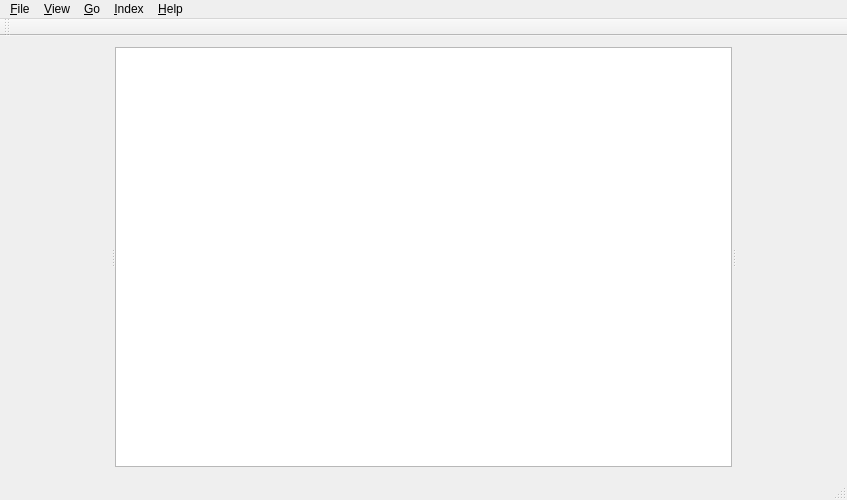
<?xml version="1.0" encoding="UTF-8"?>
<ui version="4.0">
 <class>MainWindow</class>
 <widget class="QMainWindow" name="MainWindow">
  <property name="geometry">
   <rect>
    <x>0</x>
    <y>0</y>
    <width>847</width>
    <height>500</height>
   </rect>
  </property>
  <property name="windowTitle">
   <string>DjView for Poliqarp</string>
  </property>
  <widget class="QWidget" name="centralWidget">
   <layout class="QVBoxLayout" name="verticalLayout">
    <item>
     <widget class="QSplitter" name="mainSplitter">
      <property name="orientation">
       <enum>Qt::Horizontal</enum>
      </property>
      <widget class="PoliqarpWidget" name="poliqarpWidget" native="true"/>
      <widget class="QStackedWidget" name="stackWidget">
       <property name="sizePolicy">
        <sizepolicy hsizetype="Expanding" vsizetype="Expanding">
         <horstretch>1</horstretch>
         <verstretch>0</verstretch>
        </sizepolicy>
       </property>
       <property name="currentIndex">
        <number>0</number>
       </property>
       <widget class="QTextBrowser" name="corpusBrowser">
        <property name="openExternalLinks">
         <bool>true</bool>
        </property>
       </widget>
       <widget class="DjVuWidget" name="djvuWidget"/>
      </widget>
      <widget class="IndexWidget" name="indexWidget" native="true"/>
     </widget>
    </item>
   </layout>
  </widget>
  <widget class="QMenuBar" name="menuBar">
   <property name="geometry">
    <rect>
     <x>0</x>
     <y>0</y>
     <width>847</width>
     <height>22</height>
    </rect>
   </property>
   <widget class="QMenu" name="menuFile">
    <property name="title">
     <string>&amp;File</string>
    </property>
    <addaction name="actionConfigure"/>
    <addaction name="actionExportResults"/>
    <addaction name="actionExportResultsAs"/>
    <addaction name="separator"/>
    <addaction name="actionQuit"/>
   </widget>
   <widget class="QMenu" name="menuHelp">
    <property name="title">
     <string>&amp;Help</string>
    </property>
    <addaction name="actionHelp"/>
    <addaction name="actionWelcome"/>
    <addaction name="actionHelpAbout"/>
    <addaction name="separator"/>
    <addaction name="actionShowLogs"/>
   </widget>
   <widget class="QMenu" name="menu_View">
    <property name="title">
     <string>&amp;View</string>
    </property>
    <widget class="QMenu" name="menuZoom">
     <property name="title">
      <string>&amp;Zoom</string>
     </property>
     <addaction name="actionZoomIn"/>
     <addaction name="actionZoomOut"/>
     <addaction name="separator"/>
     <addaction name="actionZoomOneToOne"/>
     <addaction name="actionZoomFitWidth"/>
     <addaction name="actionZoomFitPage"/>
     <addaction name="separator"/>
     <addaction name="actionZoom300"/>
     <addaction name="actionZoom200"/>
     <addaction name="actionZoom150"/>
     <addaction name="actionZoom100"/>
     <addaction name="actionZoom75"/>
     <addaction name="actionZoom50"/>
    </widget>
    <widget class="QMenu" name="menuRotate">
     <property name="title">
      <string>&amp;Rotate</string>
     </property>
     <addaction name="actionRotateLeft"/>
     <addaction name="actionRotateRight"/>
     <addaction name="separator"/>
     <addaction name="actionRotate0"/>
     <addaction name="actionRotate90"/>
     <addaction name="actionRotate180"/>
     <addaction name="actionRotate270"/>
    </widget>
    <addaction name="menuZoom"/>
    <addaction name="menuRotate"/>
    <addaction name="actionViewContinuous"/>
    <addaction name="actionViewSideBySide"/>
    <addaction name="separator"/>
    <addaction name="actionViewSidebar"/>
    <addaction name="actionViewIndex"/>
   </widget>
   <widget class="QMenu" name="menuGo">
    <property name="title">
     <string>&amp;Go</string>
    </property>
    <addaction name="actionGoToFirstPage"/>
    <addaction name="actionGoToLastPage"/>
    <addaction name="actionGoToNextPage"/>
    <addaction name="actionGoToPreviousPage"/>
    <addaction name="separator"/>
    <addaction name="actionScrollForward"/>
    <addaction name="actionScrollBackward"/>
   </widget>
   <widget class="QMenu" name="menu_Index">
    <property name="title">
     <string>&amp;Index</string>
    </property>
    <addaction name="actionPreviousEntry"/>
    <addaction name="actionNextEntry"/>
    <addaction name="separator"/>
    <addaction name="actionIndexOpen"/>
    <addaction name="actionIndexReload"/>
    <addaction name="actionIndexSave"/>
    <addaction name="actionIndexClose"/>
   </widget>
   <addaction name="menuFile"/>
   <addaction name="menu_View"/>
   <addaction name="menuGo"/>
   <addaction name="menu_Index"/>
   <addaction name="menuHelp"/>
  </widget>
  <widget class="QToolBar" name="mainToolBar">
   <attribute name="toolBarArea">
    <enum>TopToolBarArea</enum>
   </attribute>
   <attribute name="toolBarBreak">
    <bool>false</bool>
   </attribute>
  </widget>
  <widget class="QStatusBar" name="statusBar"/>
  <action name="actionQuit">
   <property name="text">
    <string>&amp;Quit</string>
   </property>
   <property name="shortcut">
    <string notr="true"/>
   </property>
  </action>
  <action name="actionHelpAbout">
   <property name="text">
    <string>&amp;About...</string>
   </property>
   <property name="shortcut">
    <string notr="true"/>
   </property>
   <property name="menuRole">
    <enum>QAction::AboutRole</enum>
   </property>
  </action>
  <action name="actionZoomIn">
   <property name="text">
    <string>Zoom &amp;in</string>
   </property>
   <property name="shortcut">
    <string notr="true">+</string>
   </property>
  </action>
  <action name="actionZoomOut">
   <property name="text">
    <string>Zoom &amp;out</string>
   </property>
   <property name="shortcut">
    <string notr="true">-</string>
   </property>
  </action>
  <action name="actionZoomOneToOne">
   <property name="text">
    <string>One &amp;to one</string>
   </property>
   <property name="shortcut">
    <string notr="true"/>
   </property>
  </action>
  <action name="actionZoomFitWidth">
   <property name="text">
    <string>Fit &amp;Width</string>
   </property>
   <property name="shortcut">
    <string notr="true">W</string>
   </property>
  </action>
  <action name="actionZoomFitPage">
   <property name="text">
    <string>Fit &amp;Page</string>
   </property>
   <property name="shortcut">
    <string notr="true">P</string>
   </property>
  </action>
  <action name="actionZoom300">
   <property name="text">
    <string>&amp;300%</string>
   </property>
   <property name="shortcut">
    <string notr="true">3</string>
   </property>
  </action>
  <action name="actionZoom200">
   <property name="text">
    <string>&amp;200%</string>
   </property>
   <property name="shortcut">
    <string notr="true">2</string>
   </property>
  </action>
  <action name="actionZoom150">
   <property name="text">
    <string>150%</string>
   </property>
   <property name="shortcut">
    <string notr="true"/>
   </property>
  </action>
  <action name="actionZoom100">
   <property name="text">
    <string>&amp;100%</string>
   </property>
   <property name="shortcut">
    <string notr="true">1</string>
   </property>
  </action>
  <action name="actionZoom75">
   <property name="text">
    <string>&amp;75%</string>
   </property>
   <property name="shortcut">
    <string notr="true"/>
   </property>
  </action>
  <action name="actionZoom50">
   <property name="text">
    <string>&amp;50%</string>
   </property>
   <property name="shortcut">
    <string notr="true"/>
   </property>
  </action>
  <action name="actionRotateLeft">
   <property name="text">
    <string>Rotate &amp;left</string>
   </property>
   <property name="shortcut">
    <string notr="true">Ctrl+Left</string>
   </property>
  </action>
  <action name="actionRotateRight">
   <property name="text">
    <string>Rotate &amp;right</string>
   </property>
   <property name="shortcut">
    <string notr="true">Ctrl+Right</string>
   </property>
  </action>
  <action name="actionRotate90">
   <property name="text">
    <string>Rotate &amp;90°</string>
   </property>
   <property name="shortcut">
    <string notr="true"/>
   </property>
  </action>
  <action name="actionRotate180">
   <property name="text">
    <string>Rotate &amp;180°</string>
   </property>
   <property name="shortcut">
    <string notr="true"/>
   </property>
  </action>
  <action name="actionRotate270">
   <property name="text">
    <string>Rotate &amp;270°</string>
   </property>
   <property name="shortcut">
    <string notr="true"/>
   </property>
  </action>
  <action name="actionRotate0">
   <property name="text">
    <string>Rotate &amp;0°</string>
   </property>
   <property name="shortcut">
    <string notr="true"/>
   </property>
  </action>
  <action name="actionViewContinuous">
   <property name="checkable">
    <bool>true</bool>
   </property>
   <property name="text">
    <string>&amp;Continuous</string>
   </property>
   <property name="shortcut">
    <string notr="true">F4</string>
   </property>
  </action>
  <action name="actionViewSideBySide">
   <property name="checkable">
    <bool>true</bool>
   </property>
   <property name="text">
    <string>&amp;Side by side</string>
   </property>
   <property name="shortcut">
    <string notr="true">F5</string>
   </property>
  </action>
  <action name="actionGoToFirstPage">
   <property name="text">
    <string>&amp;First page</string>
   </property>
   <property name="shortcut">
    <string notr="true">Ctrl+Home</string>
   </property>
  </action>
  <action name="actionGoToLastPage">
   <property name="text">
    <string>&amp;Last page</string>
   </property>
   <property name="shortcut">
    <string notr="true">Ctrl+End</string>
   </property>
  </action>
  <action name="actionGoToNextPage">
   <property name="text">
    <string>&amp;Next page</string>
   </property>
   <property name="shortcut">
    <string notr="true">PgDown</string>
   </property>
  </action>
  <action name="actionGoToPreviousPage">
   <property name="text">
    <string>Previous page</string>
   </property>
   <property name="shortcut">
    <string notr="true">PgUp</string>
   </property>
  </action>
  <action name="actionGoBackward">
   <property name="text">
    <string>&amp;Backward</string>
   </property>
   <property name="shortcut">
    <string notr="true"/>
   </property>
  </action>
  <action name="actionGoForward">
   <property name="text">
    <string>&amp;Forward</string>
   </property>
   <property name="shortcut">
    <string notr="true"/>
   </property>
  </action>
  <action name="actionFileOpenLocation">
   <property name="text">
    <string>Open &amp;location</string>
   </property>
   <property name="toolTip">
    <string>Open location</string>
   </property>
   <property name="shortcut">
    <string notr="true"/>
   </property>
  </action>
  <action name="actionViewSidebar">
   <property name="checkable">
    <bool>true</bool>
   </property>
   <property name="checked">
    <bool>true</bool>
   </property>
   <property name="text">
    <string>Toggle Poliqarp sidebar</string>
   </property>
   <property name="toolTip">
    <string>Toggle Poliqarp sidebar</string>
   </property>
   <property name="shortcut">
    <string>Ctrl+Shift+P</string>
   </property>
  </action>
  <action name="actionConfigure">
   <property name="text">
    <string>&amp;Configure...</string>
   </property>
   <property name="shortcut">
    <string notr="true"/>
   </property>
   <property name="menuRole">
    <enum>QAction::PreferencesRole</enum>
   </property>
  </action>
  <action name="actionShowLogs">
   <property name="text">
    <string>Show &amp;logs</string>
   </property>
   <property name="shortcut">
    <string notr="true"/>
   </property>
  </action>
  <action name="actionHelp">
   <property name="checkable">
    <bool>true</bool>
   </property>
   <property name="text">
    <string>&amp;Help</string>
   </property>
   <property name="shortcut">
    <string notr="true">F1</string>
   </property>
  </action>
  <action name="actionWelcome">
   <property name="text">
    <string>Show welcome document</string>
   </property>
   <property name="shortcut">
    <string notr="true"/>
   </property>
  </action>
  <action name="actionExportResults">
   <property name="text">
    <string>Export to CSV</string>
   </property>
   <property name="shortcut">
    <string notr="true">Ctrl+S</string>
   </property>
  </action>
  <action name="actionAddEntry">
   <property name="text">
    <string>Add index entry</string>
   </property>
   <property name="toolTip">
    <string>Add new index entry</string>
   </property>
   <property name="shortcut">
    <string notr="true"/>
   </property>
  </action>
  <action name="actionUpdateEntry">
   <property name="text">
    <string>Update index entry</string>
   </property>
   <property name="toolTip">
    <string>Update region for index entry </string>
   </property>
   <property name="shortcut">
    <string notr="true"/>
   </property>
  </action>
  <action name="actionScrollForward">
   <property name="text">
    <string>Forward</string>
   </property>
   <property name="shortcut">
    <string notr="true">Space</string>
   </property>
  </action>
  <action name="actionScrollBackward">
   <property name="text">
    <string>Backward</string>
   </property>
   <property name="shortcut">
    <string notr="true">Backspace</string>
   </property>
  </action>
  <action name="actionExportResultsAs">
   <property name="text">
    <string>Export to CSV as...</string>
   </property>
   <property name="shortcut">
    <string notr="true">Ctrl+Shift+S</string>
   </property>
  </action>
  <action name="actionViewIndex">
   <property name="checkable">
    <bool>true</bool>
   </property>
   <property name="text">
    <string>Show index</string>
   </property>
   <property name="toolTip">
    <string>Toggle index</string>
   </property>
   <property name="shortcut">
    <string>Ctrl+Shift+I</string>
   </property>
  </action>
  <action name="actionIndexOpen">
   <property name="text">
    <string>Open...</string>
   </property>
   <property name="shortcut">
    <string>Ctrl+I</string>
   </property>
  </action>
  <action name="actionIndexSave">
   <property name="text">
    <string>Save</string>
   </property>
  </action>
  <action name="actionIndexClose">
   <property name="text">
    <string>Close</string>
   </property>
  </action>
  <action name="actionPreviousEntry">
   <property name="text">
    <string>Previous entry: None</string>
   </property>
   <property name="toolTip">
    <string>Previous entry</string>
   </property>
   <property name="shortcut">
    <string>Ctrl+[</string>
   </property>
  </action>
  <action name="actionNextEntry">
   <property name="text">
    <string>Next entry: None</string>
   </property>
   <property name="toolTip">
    <string>Next entry</string>
   </property>
   <property name="shortcut">
    <string>Ctrl+]</string>
   </property>
  </action>
  <action name="actionIndexReload">
   <property name="text">
    <string>Reload</string>
   </property>
  </action>
 </widget>
 <layoutdefault spacing="6" margin="11"/>
 <customwidgets>
  <customwidget>
   <class>PoliqarpWidget</class>
   <extends>QWidget</extends>
   <header>poliqarpwidget.h</header>
   <container>1</container>
  </customwidget>
  <customwidget>
   <class>DjVuWidget</class>
   <extends>QWidget</extends>
   <header>djvuwidget.h</header>
   <container>1</container>
  </customwidget>
  <customwidget>
   <class>IndexWidget</class>
   <extends>QWidget</extends>
   <header>indexwidget.h</header>
   <container>1</container>
  </customwidget>
 </customwidgets>
 <resources/>
 <connections>
  <connection>
   <sender>actionQuit</sender>
   <signal>triggered()</signal>
   <receiver>MainWindow</receiver>
   <slot>close()</slot>
   <hints>
    <hint type="sourcelabel">
     <x>-1</x>
     <y>-1</y>
    </hint>
    <hint type="destinationlabel">
     <x>423</x>
     <y>249</y>
    </hint>
   </hints>
  </connection>
  <connection>
   <sender>actionViewSidebar</sender>
   <signal>toggled(bool)</signal>
   <receiver>poliqarpWidget</receiver>
   <slot>setVisible(bool)</slot>
   <hints>
    <hint type="sourcelabel">
     <x>-1</x>
     <y>-1</y>
    </hint>
    <hint type="destinationlabel">
     <x>58</x>
     <y>257</y>
    </hint>
   </hints>
  </connection>
 </connections>
</ui>
